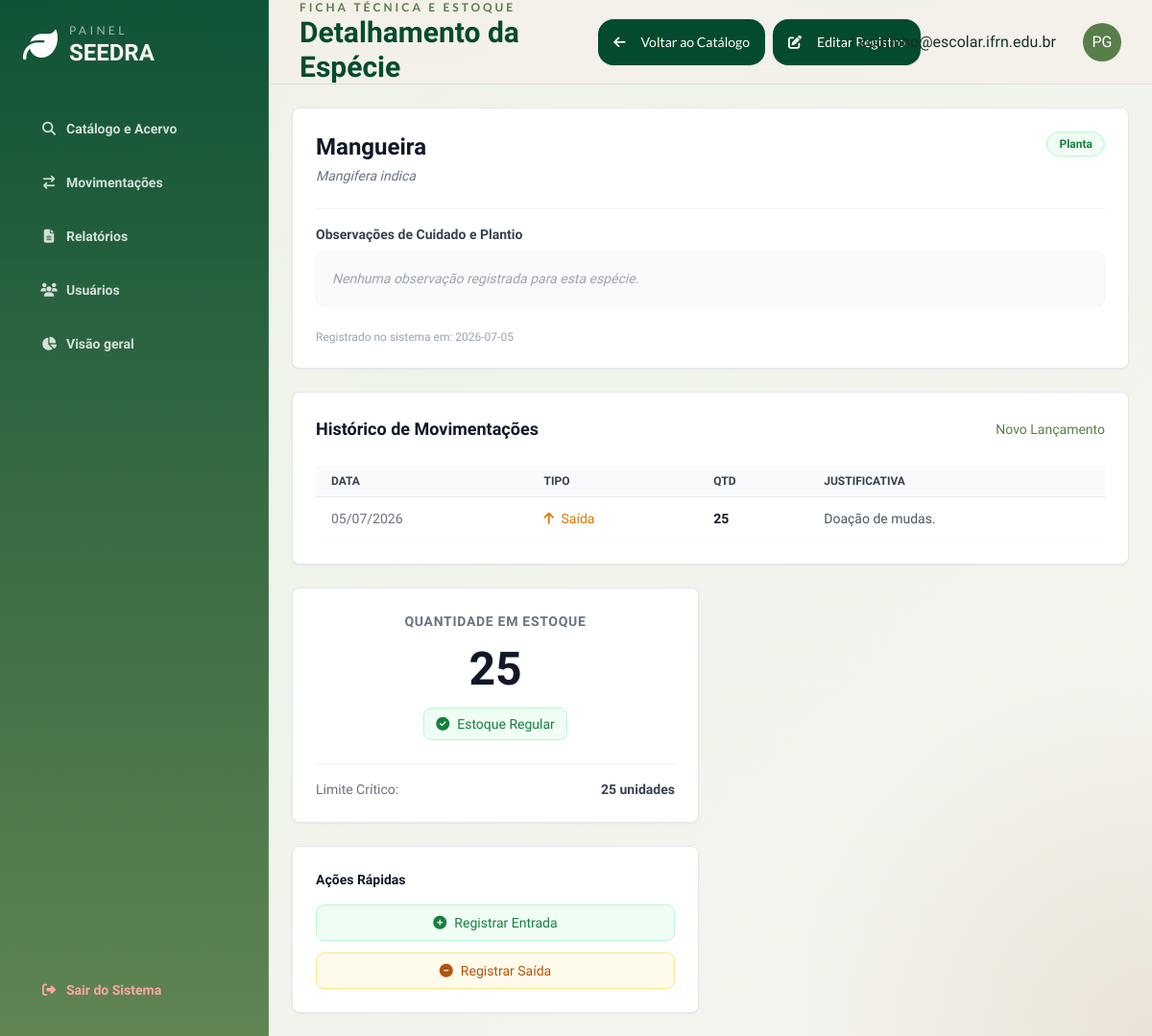
Page /catalogo/1 (signed in) on the earlier database version.
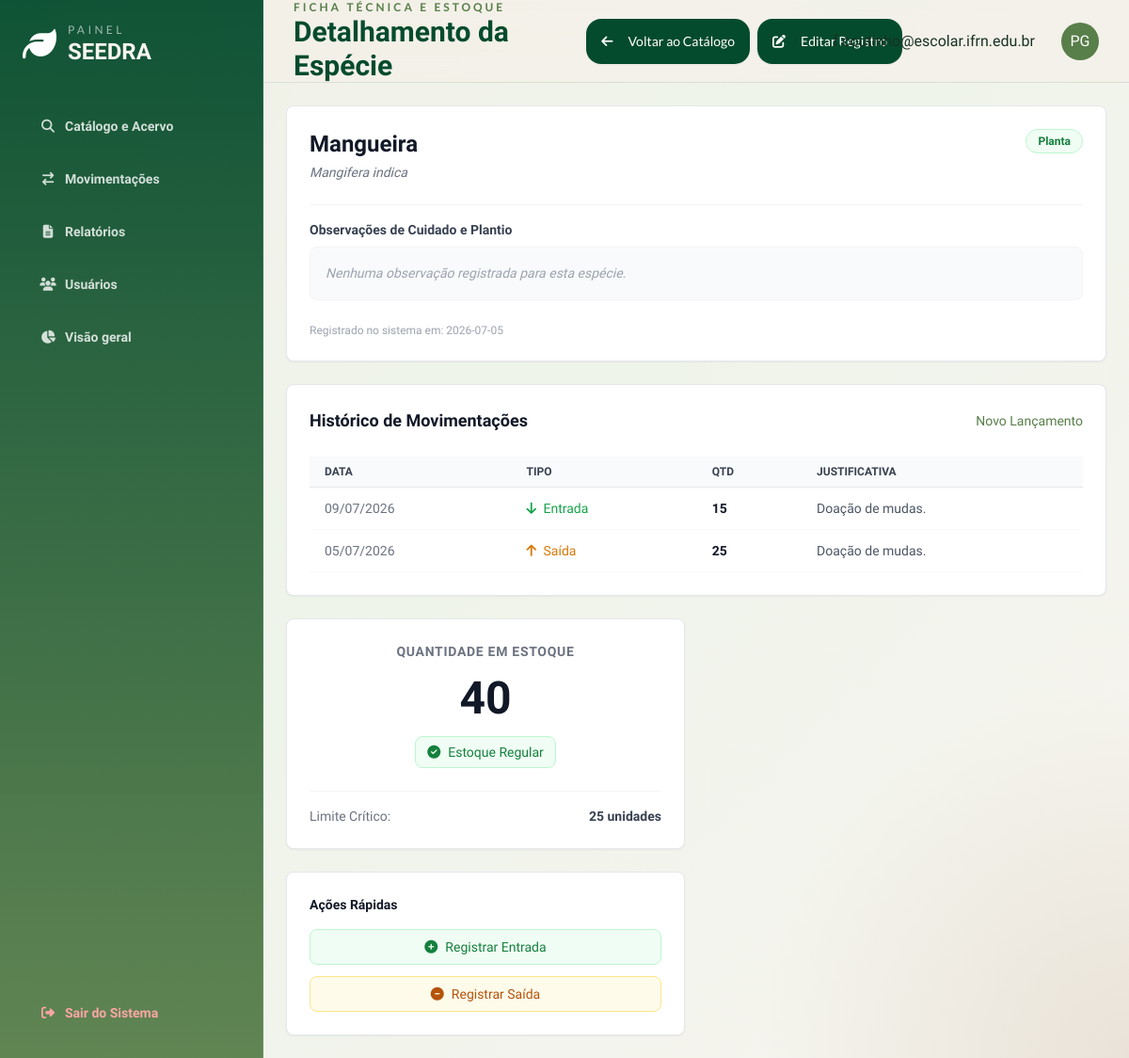
Same page on the later database version.
### models.py (models this page shows)
class Movimentacao(db.Model):
    __tablename__='movimentacao'
    id = db.Column(db.Integer, primary_key = True)
    id_item = db.Column(db.Integer, db.ForeignKey("items.id"), nullable = False)
    data_move = db.Column(db.Date, nullable = False)
    Typ = db.Column(db.String(10), nullable = False)
    quantidade = db.Column(db.Integer, nullable = False)
    justificativa = db.Column(db.Text, nullable = False)
    operador = db.Column(db.String(40), nullable = False)
    item = db.relationship('Item', back_populates = 'movimentacoes', lazy = True)

class Item(db.Model):
    __tablename__= 'items'
    id = db.Column(db.Integer, primary_key = True)
    nome = db.Column(db.String(50), nullable = False, unique = True)
    quantidade = db.Column(db.Integer, nullable = True)
    n_cientifico = db.Column(db.String(50), nullable = False , unique = True)
    categoria = db.Column(db.String(20), nullable = False)
    deficit_limit = db.Column(db.Integer)
    obs = db.Column(db.Text)
    data_cadastro = db.Column(db.Date, nullable = False)
    movimentacoes = db.relationship('Movimentacao', back_populates = 'item', lazy = True)
    def em_deficit(self):
        return self.quantidade < self.deficit_limit

### app.py (the view)
@app.route('/catalogo/<int:id>', methods=['GET', 'POST'])
@login_required
def detalhes_item(id):
    item = Item.query.get_or_404(id)
    return render_template('detalhes_item.html', item=item)

### app.py (called while the page is built)
@login_manager.user_loader
def load_user(user_id):
    return Usuarios.query.get(int(user_id))

def login_required(f):
  @wraps(f)
  def decorated_function(*args, **kwargs):
      if 'usuarios_id' not in session:
         flash("Faça login primeiro!", 'erro')
         return redirect(url_for('login'))
      return f(*args, **kwargs)
  return decorated_function

### templates/detalhes_item.html (shortened to what the changed rows need)
{% extends 'base.html' %}
{% block header_title %}Detalhamento da Espécie{% endblock %}
{% block content %}
<div class="grid grid-cols-1 lg:grid-cols-2 gap-6">
    <div class="lg:col-span-2 flex flex-col gap-6">
        <div class="bg-white border border-gray-200 rounded-lg shadow-sm p-6">
            <div class="flex justify-between items-start mb-6">
                <div>
                    <h3 class="text-2xl font-bold text-gray-900">{{ item.nome }}</h3>
                    <p class="text-sm text-gray-500 italic mt-1">{{ item.n_cientifico }}</p>
                </div>
                <span class="px-3 py-1 bg-green-50 text-green-700 text-xs font-semibold rounded-full border border-green-200">
                    {{ item.categoria }}
                </span>
            </div>
            <div class="border-t border-gray-100 pt-4 mt-4">
                <h4 class="text-sm font-semibold text-gray-700 mb-2">Observações de Cuidado e Plantio</h4>
                <p class="text-sm text-gray-600 leading-relaxed bg-gray-50 p-4 rounded-lg border border-gray-100">
                </p>
            </div>
            <div class="mt-6 text-xs text-gray-400">
                Registrado no sistema em: {{ item.data_cadastro }}
            </div>
        </div>
        <div class="bg-white border border-gray-200 rounded-lg shadow-sm p-6">
            {% if item.movimentacoes %}
                <div class="overflow-x-auto">
                    <table class="w-full text-sm text-left text-gray-500 mt-2">
                        <thead class="text-xs text-gray-700 uppercase bg-gray-50 border-b border-gray-200">
                            <tr>
                                <th scope="col" class="px-4 py-2 font-semibold">Data</th>
                                <th scope="col" class="px-4 py-2 font-semibold">Tipo</th>
                                <th scope="col" class="px-4 py-2 font-semibold">Qtd</th>
                                <th scope="col" class="px-4 py-2 font-semibold">Justificativa</th>
                            </tr>
                        </thead>
                        <tbody>
                            {% for mov in item.movimentacoes|sort(attribute='data_move', reverse=true) %}
                            <tr class="border-b border-gray-50 hover:bg-gray-50">
                                <td class="px-4 py-3 whitespace-nowrap">{{ mov.data_move.strftime('%d/%m/%Y') }}</td>
                                <td class="px-4 py-3">
                                    {% if mov.Typ == 'Entrada' %}
                                        <span class="text-green-600 font-medium"><i class="fa-solid fa-arrow-down mr-1"></i> Entrada</span>
                                    {% else %}
                                        <span class="text-amber-600 font-medium"><i class="fa-solid fa-arrow-up mr-1"></i> Saída</span>
                                    {% endif %}
                                </td>
                                <td class="px-4 py-3 font-bold text-gray-900">{{ mov.quantidade }}</td>
                                <td class="px-4 py-3 text-gray-600">{{ mov.justificativa }}</td>
                            </tr>
                            {% endfor %}
                        </tbody>
                    </table>
                </div>
            {% else %}
                <div class="text-center py-6 bg-gray-50 rounded-lg border border-dashed border-gray-200">
                    <p class="text-sm text-gray-500">Nenhuma movimentação registrada para este item ainda.</p>
                </div>
            {% endif %}
        </div>
    </div>
    <div class="flex flex-col gap-6">
        <div class="bg-white border border-gray-200 rounded-lg shadow-sm p-6 text-center">
            <h3 class="text-sm font-semibold text-gray-500 uppercase tracking-wider mb-2">Quantidade em Estoque</h3>
            <div class="text-5xl font-black {% if item.em_deficit() %}text-red-600{% else %}text-gray-900{% endif %} my-4">
                {{ item.quantidade }}
            </div>
            {% if item.em_deficit() %}
                <div class="inline-flex items-center px-3 py-1.5 bg-red-50 text-red-700 text-sm font-medium rounded-lg border border-red-200">
                    <i class="fa-solid fa-circle-exclamation mr-2 animate-pulse"></i> Estoque em Déficit
                </div>
                <p class="text-xs text-red-500 mt-3 text-left">
                    * A quantidade atual está abaixo do limite seguro estabelecido pelo instituto. É recomendada a reposição imediata.
                </p>
            {% else %}
                <div class="inline-flex items-center px-3 py-1.5 bg-green-50 text-green-700 text-sm font-medium rounded-lg border border-green-200">
                    <i class="fa-solid fa-check-circle mr-2"></i> Estoque Regular
                </div>
            {% endif %}
            <div class="mt-6 pt-4 border-t border-gray-100 flex justify-between items-center text-sm">
                <span class="text-gray-500">Limite Crítico:</span>
                <span class="font-bold text-gray-700">{{ item.deficit_limit }} unidades</span>
            </div>
        </div>
    </div>
</div>
{% endblock %}

Differences in the rows shown:
changed Item "Mangueira": quantidade "25" → "40"
added Movimentacao: data_move "09/07/2026", Typ "Entrada" (drawn), quantidade "15", justificativa "Doação de mudas."
